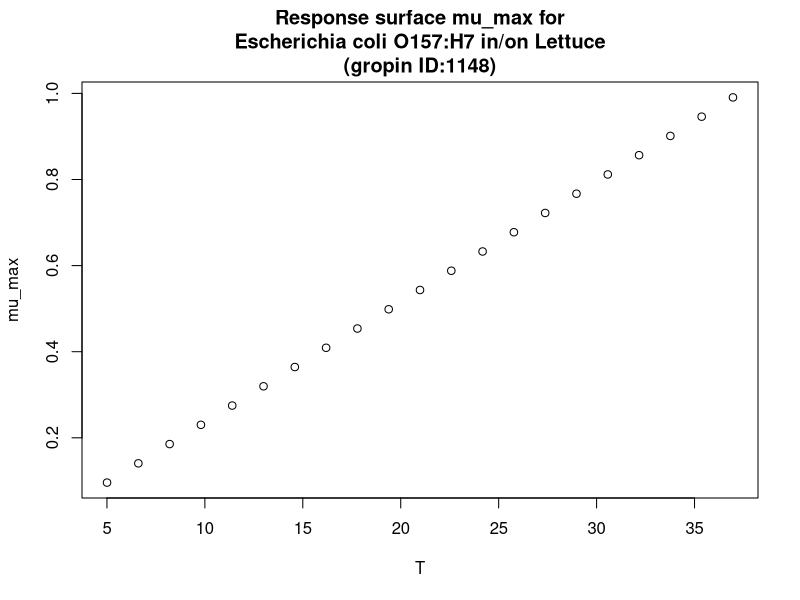

Write the R code that produced this figure.
#############################
# start of Parameter script
#############################
T <- seq(5.005,36.963036963037,length.out=21)
#############################
# end of Parameter script
#############################
############################# 
# start of Model script Gropin ID 1148 
#############################
 
# constant coefficients for this model
 
variables <- data.frame(T)
argumentsPar <- expand.grid(variables)
 
# heart of the model
response_surface <- function(T) {
   mumax <-0.028*(T-1.58)

return(mumax=mumax)
} 

# output parameters
mumax <- cbind(argumentsPar,response_surface(argumentsPar['T']))
colnames(mumax) <- c(colnames(argumentsPar),'mumax')
#############################
# End of Model script
#############################
############################# 
# start of Visualisation script Gropin ID 1148 
#############################
plot(T,mumax$mumax,
                          xlab='T',
                          ylab='mu_max',main='Response surface mu_max for
Escherichia coli O157:H7 in/on Lettuce
(gropin ID:1148)')
#############################
# End of Visualisation script
#############################
